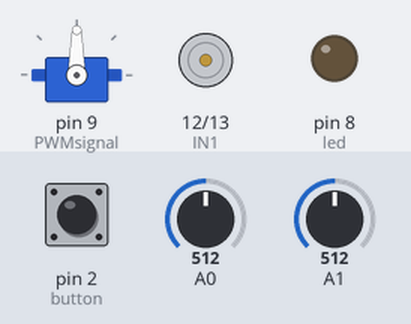
A sketch run on a simulated Arduino Uno, built with avr-gcc and run on an emulated ATmega328P. On the bench: servo, motor-driver pin pairs drawn as motors (green arrow = first pin HIGH = forward, orange = second pin HIGH = backward, longer = more drive), output pins drawn as LEDs (lit = HIGH). The inputs (shaded band) are chosen by the test bench; at power-on: pin 2 (button) HIGH, A0 = 512, A1 = 512.

Above: at 1.2 s.
1.3 s: pin 2 (button) pulled LOW for 0.15 s
At 11.4 s:
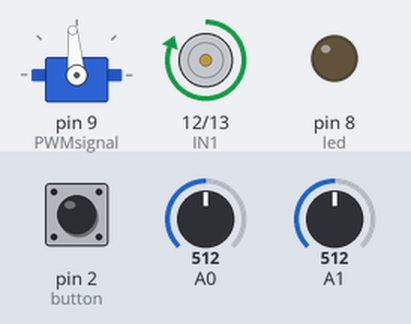
At 16.65 s:
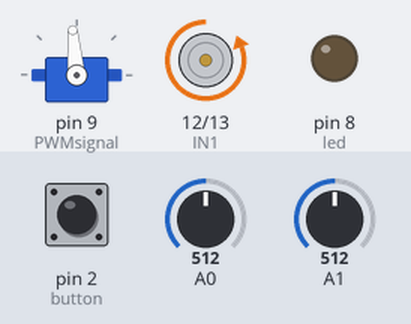
Timing chart, 0 to 16.9 s (numbered marks = the images above; inputs shaded):
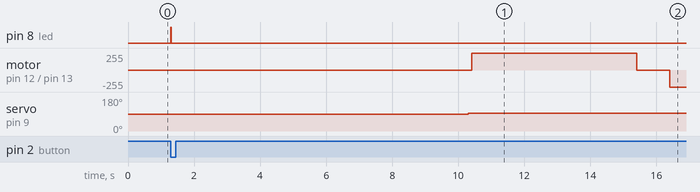

The sketch:

slerp.ino
```cpp
/*
*
*  This was written for use with the tutorial at:
*  https://github.com/SLERP/slerp-base/wiki/Creating-a-Drink-Mixer!
*
*  This is the culminating code that brings everything together. You'll notice much of the code
*  from previous tutorials is reused. The thing to notice is more of a use of functions, which
*  help simplify the logic in the main loop.
*
*  The user selects their sugar amount by moving the potentiometer to the desired setting. Once the
*  button is pressed, sugar is dumped into the cup and stirred in "one unit" increments until the
*  desired transmittance (solution concentration) is reached. It is up to the design teams to decide
*  what "one unit" is. See my implementation below.
*
*  Once int.0 (an interrupt on PIN2) recognizes a falling edge (transition from HIGH to LOW),
*  boolean intrcv is set HIGH. This flag will cause the mixer to start its automated mixing process.
*
*/
#include <Servo.h>

Servo myservo;
//Pin Configuration
int led = 8;
int button = 2;
int PWMsignal = 9;
int IN1 = 12;
int IN2 = 13;
int photoMix = 0;
int potMix = 0;
// photodiode is connected to A0 (how to specify?)
// potentiometer is connected to A1

// Some state variables
bool intrcv = LOW;                        //flag for interrupt
int velocity = 1500;                      //slow, CW movement
int onerot = 9000;                        //time for full rotation
int STOP = 1510;                          //stops servo
int lighthreshold = 180;                  //based on ambient lighting conditions
int timerotate = 5000;                        //5 second delay
int timedelay = 1000;                         //1 second delay
int mixThreshold = 180;                  // The light setting for "no sugar" mix (pot == 0)

// the setup routine runs once when you press reset
void setup()
{

  // DC motor
  pinMode(IN1, OUTPUT);                       //set IN1 to output
  pinMode(IN2, OUTPUT);                       //set IN2 to output
  digitalWrite(IN1, LOW);                     //set IN1 & IN2 LOW
  digitalWrite(IN2, LOW);                     //so motor is stopped

  // Servo
  myservo.attach(PWMsignal, 1300, 1700);      // designates the pin for the servo &
                                              // provides the min & max for PWM signal

  // LED
  pinMode(led, OUTPUT);                       // set LED pin to power LED
  digitalWrite(led, LOW);

  // Photodiode
  photoMix = getPhotoValue();

  // Potentiometer
  potMix = getPotValue();

  //Button
  digitalWrite(button, HIGH);                 // turn on pullup resistors
  attachInterrupt(0, inthandler, FALLING);    //set button to interrupt
  Serial.begin(9600);                         // Serial output for debug
}

void loop()
{
    // only start once button pressed, then start program
    if(intrcv)
    {
    // Mix the drink

        // get mix ratio setting (0-255 from pot)
        potMix = getPotValue();
        photoMix = getMixValue(mixThreshold);

        // add "mix units" until desired mix is achieved
        // while loop is dangerous! -- how can we avoid an infinite loop?
        // may need to change the direction of the inequality!
        while(photoMix < potMix)
        {
            dropMix();
            delay(100);
            spinBlade();
            delay(100);
            photoMix = getMixValue(mixThreshold);
        }

        // end of button sequence
        intrcv = LOW;
    }

}

// ********** Helper Functions ***********

//  the interrupt service routine will run when the button is pressed:
void inthandler()
{
  intrcv = HIGH;                               //set interrupt flag high
}

// drop in "one unit" of mix (spin once)
// ** This function may need to be modified based on the design **
void dropMix()
{
    myservo.writeMicroseconds(velocity);
    delay(onerot);
    myservo.writeMicroseconds(STOP);
}

// get photodiode value and scale to 0-255
int getPhotoValue()
{
    int photoValue = (float(analogRead(A0))/100) * 255;
    if (photoValue > 255) {
    // 2^8 = 256
    photoValue = 255;
    }
    if (photoValue < 0 )  {
        photoValue = 0;
    }
    //Serial.println(photoValue);                  //Output brightness for debug

    return photoValue;
}

// get potentiometer value and scale to 0-255
int getPotValue()
{
    // from empirical testing
    int potValue = (float(analogRead(A1))/700) * 255 - 60;

    if (potValue > 255) {
    // 2^8 = 256
    potValue = 255;
    }
    if (potValue < 0 )  {
        potValue = 0;
    }
    //Serial.println(potValue);                  //Output brightness for debug

    return potValue;
}

// spin the blade two directions for maximum mixing (TM)!
void spinBlade()
{
    digitalWrite(IN1, HIGH);                  //Set IN1 HIGH, motor rotate
    delay(timerotate);                        //rotate for set time
    digitalWrite(IN2, HIGH);                  //Set IN2 HIGH, motor BRAKE
    delay(timedelay);                         //settling time

    digitalWrite(IN1, LOW);                   //Set IN1 LOW, motor rotate opposite
    delay(timerotate);                        //rotate for set time
    digitalWrite(IN2, LOW);                   //Set IN2 LOW, motor STOP
    delay(timedelay);                         //settling time
}

// get the measured (scaled) photodiode response to an LED flash
// scale by a maximum value
int getMixValue(int photoThresh)
{
     // get sensor readings
     digitalWrite(led, HIGH);
     delay(10); //just in case we're running on a *really* fast processor
     int photoValue = getPhotoValue();
     digitalWrite(led, LOW);

     if (photoValue > photoThresh)
     {
       return 0;
     }

     // find mix completion from 0-255 (where 255 is all sugar, and 0 is no mix)
     // here we know photoValue < photoThresh and want small photoValues to report
     // a better mix.
     int mixVal = (float(photoThresh - photoValue)/float(photoThresh))*255;
     Serial.println(mixVal);    // Output for debug

     return mixVal;
}
```

Measured:
- after the input at 1.3 s, pin 8 (led): LOW → HIGH at once, → LOW 0.01 s later; motor on pin 12 (IN1) / pin 13 (IN2): stopped → forward 255/255 after 9.1 s, → stopped 5.0 s later, → backward 255/255 1.0 s later; servo on pin 9 (PWMsignal): 90° → 95° after 9.0 s
